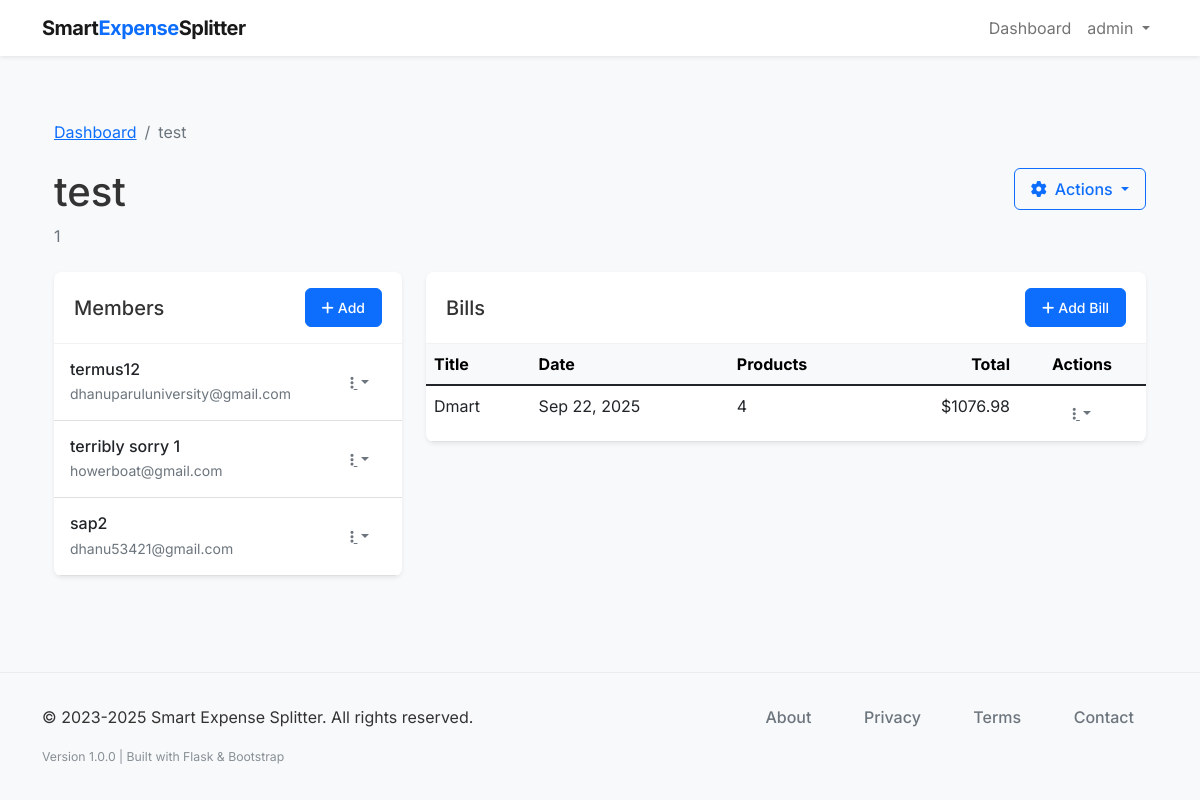
The app's page /group/1 (signed in) with its own data.
### models.py (models this page shows, shortened)
class User(db.Model, UserMixin):
    __tablename__ = 'users'
    id = db.Column(db.Integer, primary_key=True)
    username = db.Column(db.String(64), unique=True, nullable=False)
    email = db.Column(db.String(120), unique=True, nullable=False)
    password_hash = db.Column(db.String(128), nullable=False)
    created_at = db.Column(db.DateTime, default=datetime.utcnow)
    groups = db.relationship('Group', back_populates='user', cascade='all, delete-orphan')

class Group(db.Model):
    __tablename__ = 'groups'
    id = db.Column(db.Integer, primary_key=True)
    name = db.Column(db.String(100), nullable=False)
    description = db.Column(db.String(255))
    created_at = db.Column(db.DateTime, default=datetime.utcnow)
    user_id = db.Column(db.Integer, db.ForeignKey('users.id'), nullable=False)
    user = db.relationship('User', back_populates='groups')
    members = db.relationship('Member', back_populates='group', cascade='all, delete-orphan')
    bills = db.relationship('Bill', back_populates='group', cascade='all, delete-orphan')

class Member(db.Model):
    __tablename__ = 'members'
    id = db.Column(db.Integer, primary_key=True)
    name = db.Column(db.String(100), nullable=False)
    email = db.Column(db.String(120))
    mobile_number = db.Column(db.String(20), nullable=False)
    group_id = db.Column(db.Integer, db.ForeignKey('groups.id'), nullable=False)
    created_at = db.Column(db.DateTime, default=datetime.utcnow)
    group = db.relationship('Group', back_populates='members')
    paid_products = db.relationship('Product', back_populates='payer')
    products_involved = db.relationship('ProductMember', back_populates='member', cascade='all, delete-orphan')

class Bill(db.Model):
    __tablename__ = 'bills'
    id = db.Column(db.Integer, primary_key=True)
    title = db.Column(db.String(100), nullable=False)
    description = db.Column(db.String(255))
    date = db.Column(db.Date, default=datetime.utcnow().date)
    group_id = db.Column(db.Integer, db.ForeignKey('groups.id'), nullable=False)
    created_at = db.Column(db.DateTime, default=datetime.utcnow)
    group = db.relationship('Group', back_populates='bills')
    products = db.relationship('Product', back_populates='bill', cascade='all, delete-orphan')
    def get_total_amount(self):
        return sum(product.price for product in self.products)

class Product(db.Model):
    __tablename__ = 'products'
    id = db.Column(db.Integer, primary_key=True)
    name = db.Column(db.String(100), nullable=False)
    price = db.Column(db.Float, nullable=False)
    bill_id = db.Column(db.Integer, db.ForeignKey('bills.id'), nullable=False)
    payer_id = db.Column(db.Integer, db.ForeignKey('members.id'), nullable=False)
    created_at = db.Column(db.DateTime, default=datetime.utcnow)
    bill = db.relationship('Bill', back_populates='products')
    payer = db.relationship('Member', back_populates='paid_products')
    members_involved = db.relationship('ProductMember', back_populates='product', cascade='all, delete-orphan')

### routes.py (the view)
@app.route('/group/<int:group_id>')
@login_required
def group_detail(group_id):
    group = Group.query.get_or_404(group_id)
    if group.user_id != current_user.id:
        flash('You do not have permission to view this group.', 'danger')
        return redirect(url_for('dashboard'))
    return render_template('group_detail.html', title=group.name, group=group)

### smart_expense_splitter.py (called while the page is built)
@login_manager.user_loader
def load_user(user_id):
    from models import User
    return User.query.get(int(user_id))

### templates/group_detail.html (shortened to what this page needs)
{% extends "layout.html" %}
{% block content %}
<div class="container py-4">
    <nav aria-label="breadcrumb" class="mb-4">
        <ol class="breadcrumb">
            <li class="breadcrumb-item"><a href="{{ url_for('dashboard') }}">Dashboard</a></li>
            <li class="breadcrumb-item active" aria-current="page">{{ group.name }}</li>
        </ol>
    </nav>
    <div class="d-flex justify-content-between align-items-start mb-4">
        <div>
            <h1 class="mb-2">{{ group.name }}</h1>
            <p class="text-muted mb-0">{{ group.description }}</p>
        </div>
        <div class="dropdown">
            <button class="btn btn-outline-primary dropdown-toggle" type="button" id="groupActionsDropdown" data-bs-toggle="dropdown" aria-expanded="false">
                <i class="fas fa-cog me-2"></i>Actions
            </button>
        </div>
    </div>
    <div class="row">
        <div class="col-lg-4 mb-4 mb-lg-0">
            <div class="card border-0 shadow-sm h-100">
                <div class="card-header bg-white py-3 d-flex justify-content-between align-items-center">
                    <h2 class="h5 mb-0">Members</h2>
                    <a href="{{ url_for('new_member', group_id=group.id) }}" class="btn btn-sm btn-primary">
                        <i class="fas fa-plus me-1"></i>Add
                    </a>
                </div>
                <div class="card-body p-0">
                    {% if group.members %}
                    <div class="list-group list-group-flush">
                        {% for member in group.members %}
                        <div class="list-group-item py-3">
                            <div class="d-flex justify-content-between align-items-center">
                                <div>
                                    <h3 class="h6 mb-1">{{ member.name }}</h3>
                                    <p class="small text-muted mb-0">{{ member.email }}</p>
                                </div>
                                <div class="dropdown">
                                    <button class="btn btn-sm btn-link text-muted dropdown-toggle" type="button" id="memberActions{{ member.id }}" data-bs-toggle="dropdown" aria-expanded="false">
                                        <i class="fas fa-ellipsis-v"></i>
                                    </button>
                                </div>
                            </div>
                        </div>
                        {% endfor %}
                    </div>
                    {% endif %}
                </div>
            </div>
        </div>
        <div class="col-lg-8">
            <div class="card border-0 shadow-sm">
                <div class="card-header bg-white py-3 d-flex justify-content-between align-items-center">
                    <h2 class="h5 mb-0">Bills</h2>
                    <a href="{{ url_for('new_bill', group_id=group.id) }}" class="btn btn-sm btn-primary">
                        <i class="fas fa-plus me-1"></i>Add Bill
                    </a>
                </div>
                <div class="card-body p-0">
                    {% if group.bills %}
                    <div class="table-responsive">
                        <table class="table table-hover mb-0">
                            <thead class="table-light">
                                <tr>
                                    <th>Title</th>
                                    <th>Date</th>
                                    <th>Products</th>
                                    <th class="text-end">Total</th>
                                    <th class="text-center">Actions</th>
                                </tr>
                            </thead>
                            <tbody>
                                {% for bill in group.bills %}
                                <tr>
                                    <td>
                                        <a href="{{ url_for('bill_detail', bill_id=bill.id) }}" class="text-decoration-none text-dark">
                                            {{ bill.title }}
                                        </a>
                                    </td>
                                    <td>{{ bill.date.strftime('%b %d, %Y') }}</td>
                                    <td>{{ bill.products|length }}</td>
                                    <td class="text-end">${{ "%.2f"|format(bill.get_total_amount()) }}</td>
                                    <td class="text-center">
                                        <div class="dropdown">
                                            <button class="btn btn-sm btn-link text-muted dropdown-toggle" type="button" id="billActions{{ bill.id }}" data-bs-toggle="dropdown" aria-expanded="false">
                                                <i class="fas fa-ellipsis-v"></i>
                                            </button>
                                        </div>
                                    </td>
                                </tr>
                                {% endfor %}
                            </tbody>
                        </table>
                    </div>
                    {% endif %}
                </div>
            </div>
        </div>
    </div>
</div>
{% endblock %}

### templates/layout.html (shortened to what this page needs)
<!DOCTYPE html>
<html lang="en">
<head>
    <link href="https://cdn.jsdelivr.net/npm/bootstrap@5.1.3/dist/css/bootstrap.min.css" rel="stylesheet">
    <link rel="stylesheet" href="https://cdnjs.cloudflare.com/ajax/libs/font-awesome/6.0.0-beta3/css/all.min.css">
    <link rel="stylesheet" href="{{ url_for('static', filename='css/style.css') }}">
</head>
<body>
    <nav class="navbar navbar-expand-lg navbar-light bg-white shadow-sm">
        <div class="container">
            <a class="navbar-brand" href="{{ url_for('index') }}">Smart<span>Expense</span>Splitter</a>
            <div class="collapse navbar-collapse" id="navbarNav">
                <ul class="navbar-nav ms-auto">
                    {% if current_user.is_authenticated %}
                    <li class="nav-item">
                        <a class="nav-link" href="{{ url_for('dashboard') }}">Dashboard</a>
                    </li>
                    <li class="nav-item dropdown">
                        <a class="nav-link dropdown-toggle" href="#" id="navbarDropdown" role="button" data-bs-toggle="dropdown" aria-expanded="false">
                            {{ current_user.username }}
                        </a>
                    </li>
                    {% endif %}
                </ul>
            </div>
        </div>
    </nav>
    <main class="container py-4">
        {% block content %}{% endblock %}
    </main>
    <footer class="footer" role="contentinfo" aria-label="Site footer">
        <div class="container">
            <div class="row">
                <div class="col-md-6" role="region" aria-labelledby="copyright-heading">
                    <p class="mb-0" itemprop="copyrightNotice">&copy; 2023-2025 Smart Expense Splitter. All rights reserved.</p>
                </div>
                <div class="col-md-6 text-md-end" role="region" aria-labelledby="footer-nav-heading">
                    <nav class="footer-links" aria-label="Legal and company information">
                        <ul class="list-inline mb-0" role="list">
                            <li class="list-inline-item" role="listitem">
                                <a href="{{ url_for('about') }}" aria-label="Learn more about Smart Expense Splitter company and mission"
                                   class="text-decoration-none" rel="noopener noreferrer">About</a>
                            </li>
                            <li class="list-inline-item" role="listitem">
                                <a href="{{ url_for('privacy') }}" aria-label="Read our privacy policy and data protection practices"
                                   class="text-decoration-none" rel="noopener noreferrer">Privacy</a>
                            </li>
                            <li class="list-inline-item" role="listitem">
                                <a href="{{ url_for('terms') }}" aria-label="Review our terms of service and usage agreements"
                                   class="text-decoration-none" rel="noopener noreferrer">Terms</a>
                            </li>
                            <li class="list-inline-item" role="listitem">
                                <a href="{{ url_for('contact') }}" aria-label="Contact Smart Expense Splitter support team"
                                   class="text-decoration-none" rel="noopener noreferrer">Contact</a>
                            </li>
                        </ul>
                    </nav>
                </div>
            </div>
            <div class="row mt-3" role="region" aria-labelledby="footer-info-heading">
                <div class="col-12">
                    <div class="footer-info text-center text-md-start" aria-label="Application version and technical information">
                        <small class="text-muted" itemprop="version" aria-label="Application version 1.0.0">
                            Version 1.0.0 | Built with Flask & Bootstrap
                        </small>
                    </div>
                </div>
            </div>
        </div>
    </footer>
</body>
</html>

### static/css/style.css (style rules this page uses)
body { font-family: 'Inter', -apple-system, BlinkMacSystemFont, 'Segoe UI', Roboto, Oxygen, Ubuntu, Cantarell, 'Open Sans', 'Helvetica Neue', sans-serif; color: #333; background-color: #f8f9fa; }
.navbar-brand { font-weight: 700; letter-spacing: -0.5px; }
.navbar-brand span { color: #0d6efd; }
.btn { border-radius: 0.375rem; padding: 0.5rem 1rem; font-weight: 500; }
.btn-primary { background-color: #0d6efd; border-color: #0d6efd; }
.card { border-radius: 0.5rem; overflow: hidden; }
.card-header { border-bottom: 1px solid rgba(0, 0, 0, 0.05); padding: 1rem 1.25rem; }
.footer { background-color: #f8f9fa; padding: 2rem 0; margin-top: 3rem; border-top: 1px solid rgba(0, 0, 0, 0.05); }
.footer-links a { color: #6c757d; margin-right: 1.5rem; text-decoration: none; transition: color 0.2s ease-in-out; font-weight: 500; }
.footer-info { font-size: 0.875rem; opacity: 0.8; }
.footer-links ul { margin: 0; padding: 0; }
.footer-links .list-inline-item:not(:last-child) { margin-right: 1.5rem; }

### records on screen
User: username "admin"
Group: name "test", description "1"
Member: name "termus12", email "dhanuparuluniversity@gmail.com"
Member: name "terribly sorry 1", email "howerboat@gmail.com"
Member: name "sap2", email "dhanu53421@gmail.com"
Bill: title "Dmart", date "Sep 22, 2025", products|length "4"
Product: get_total_amount "1076.98"
